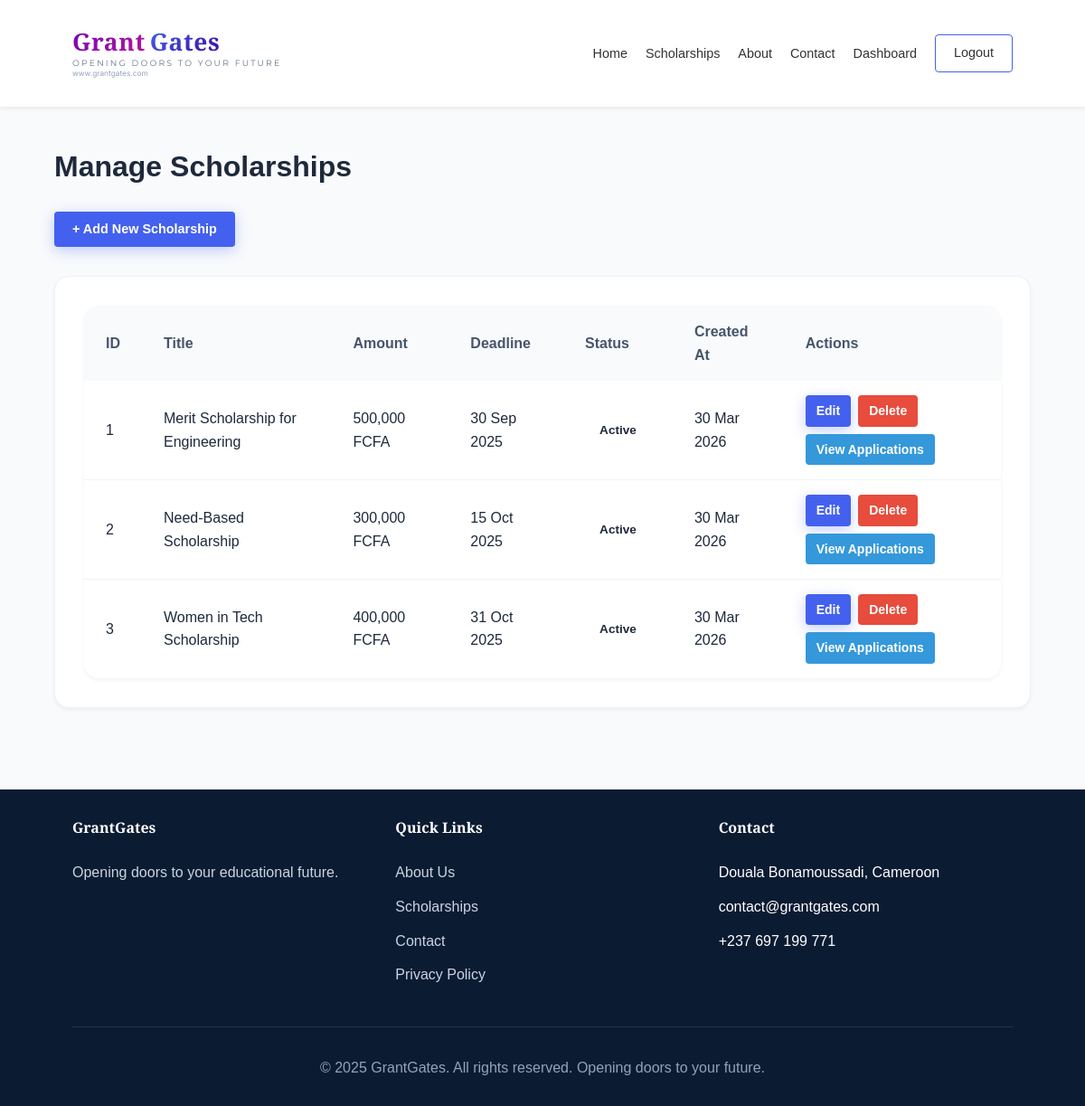
/admin/manage_scholarships.php (signed in), run on the app's committed database.
### tables this page shows
CREATE TABLE scholarships (
    scholarship_id INT(11) PRIMARY KEY AUTO_INCREMENT,
    title VARCHAR(200) NOT NULL,
    description TEXT NOT NULL,
    eligibility TEXT NOT NULL,
    amount DECIMAL(10,2),
    deadline DATE NOT NULL,
    status ENUM('active', 'expired', 'draft') DEFAULT 'active',
    created_by INT(11),
    created_at TIMESTAMP DEFAULT CURRENT_TIMESTAMP,
    updated_at TIMESTAMP DEFAULT CURRENT_TIMESTAMP ON UPDATE CURRENT_TIMESTAMP,
    FOREIGN KEY (created_by) REFERENCES users(user_id) ON DELETE SET NULL
);

### admin/manage_scholarships.php (the view, shortened to what this page needs)
<?php
require_once '../includes/auth.php';
include '../includes/header.php';
$query = "
    SELECT *
    FROM scholarships
    ORDER BY created_at DESC
";
$result = mysqli_query($conn, $query);
?>
    <div class="container" style="padding: 40px 0;">
        <h1 style="margin-bottom: 1.5rem;">Manage Scholarships</h1>
        <div class="action-bar">
            <a href="add_scholarship.php" class="btn btn-primary">+ Add New Scholarship</a>
        </div>
        <?php if (mysqli_num_rows($result) > 0): ?>
            <div class="card">
                <div class="table-container">
                    <table>
                        <thead>
                        <tr>
                            <th>ID</th>
                            <th>Title</th>
                            <th>Amount</th>
                            <th>Deadline</th>
                            <th>Status</th>
                            <th>Created At</th>
                            <th>Actions</th>
                        </tr>
                        </thead>
                        <tbody>
                        <?php while ($scholarship = mysqli_fetch_assoc($result)): ?>
                            <tr>
                                <td><?php echo (int) $scholarship['scholarship_id']; ?></td>
                                <td><?php echo htmlspecialchars($scholarship['title']); ?></td>
                                <td>
                                    <?php
                                    echo $scholarship['amount'] !== null
                                        ? number_format((float) $scholarship['amount'], 0, '.', ',') . ' FCFA'
                                        : 'N/A';
                                    ?>
                                </td>
                                <td>
                                    <?php
                                    echo !empty($scholarship['deadline'])
                                        ? htmlspecialchars(date('d M Y', strtotime($scholarship['deadline'])))
                                        : 'N/A';
                                    ?>
                                </td>
                                <td>
                                    <span class="badge badge-<?php echo htmlspecialchars($scholarship['status']); ?>">
                                        <?php echo htmlspecialchars(ucfirst($scholarship['status'])); ?>
                                    </span>
                                </td>
                                <td>
                                    <?php
                                    echo !empty($scholarship['created_at'])
                                        ? htmlspecialchars(date('d M Y', strtotime($scholarship['created_at'])))
                                        : 'N/A';
                                    ?>
                                </td>
                                <td>
                                    <div style="display: flex; gap: 0.5rem; flex-wrap: wrap;">
                                        <a href="edit_scholarship.php?id=<?php echo (int) $scholarship['scholarship_id']; ?>" class="btn btn-primary btn-sm">
                                            Edit
                                        </a>
                                        <a href="delete_scholarship.php?id=<?php echo (int) $scholarship['scholarship_id']; ?>"
                                           class="btn btn-danger btn-sm"
                                           onclick="return confirm('Are you sure you want to delete this scholarship?');">
                                            Delete
                                        </a>
                                        <a href="view_applications.php?scholarship_id=<?php echo (int) $scholarship['scholarship_id']; ?>"
                                           class="btn btn-info btn-sm">
                                            View Applications
                                        </a>
                                    </div>
                                </td>
                            </tr>
                        <?php endwhile; ?>
                        </tbody>
                    </table>
                </div>
            </div>
        <?php endif; ?>
    </div>
<?php include '../includes/footer.php'; ?>

### assets/css/style.css (style rules this page uses)
:root { --grant-purple: #7209b7; --grant-purple-light: #b5179e; --gates-blue: #4361ee; --gates-blue-dark: #3a0ca3; --accent-gold: #ffbe0b; --accent-pink: #f72585; --dark: #0b1b32; --gray-900: #1e293b; --gray-800: #334155; --gray-700: #475569; --gray-600: #64748b; --gray-500: #94a3b8; --gray-400: #cbd5e1; --gray-300: #e2e8f0; --gray-200: #eef2f6; --gray-100: #f8fafc; --white: #ffffff; --gradient-grant: linear-gradient(135deg, var(--grant-purple), var(--grant-purple-light)); --gradient-gates: linear-gradient(135deg, var(--gates-blue), var(--gates-blue-dark)); --gradient-primary: linear-gradient(135deg, var(--grant-purple), var(--gates-blue)); --gradient-gold: linear-gradient(135deg, var(--accent-gold), #fb5607); --shadow-sm: 0 2px 4px rgba(0,0,0,0.05); --shadow-md: 0 4px 6px -1px rgba(0,0,0,0.1); --shadow-lg: 0 10px 15px -3px rgba(0,0,0,0.1); --shadow-xl: 0 20px 25px -5px rgba(0,0,0,0.1); --shadow-colored: 0 10px 25px -5px rgba(114, 9, 183, 0.2); --radius-sm: 0.25rem; --radius-md: 0.5rem; --radius-lg: 0.75rem; --radius-xl: 1rem; --radius-2xl: 1.5rem; --radius-full: 9999px; --transition: all 0.3s ease; }
* { margin: 0; padding: 0; box-sizing: border-box; }
body { font-family: 'Inter', sans-serif; background: var(--gray-100); color: var(--gray-900); line-height: 1.6; min-height: 100vh; display: flex; flex-direction: column; }
.container { width: 90%; max-width: 1280px; margin: 0 auto; padding: 0 20px; }
.btn { display: inline-block; padding: 0.5rem 1.2rem; border-radius: var(--radius-full); text-decoration: none; font-weight: 600; font-size: 0.9rem; transition: var(--transition); cursor: pointer; border: none; }
.btn-primary { background: var(--gradient-primary); color: var(--white); box-shadow: 0 4px 15px rgba(67, 97, 238, 0.3); }
.card { background: var(--white); border-radius: var(--radius-xl); padding: 2rem; box-shadow: var(--shadow-sm); border: 1px solid var(--gray-200); }
.table-container { background: var(--white); border-radius: var(--radius-xl); overflow: hidden; box-shadow: var(--shadow-sm); }
table { width: 100%; border-collapse: collapse; }
th { background: var(--gray-100); padding: 1rem 1.5rem; text-align: left; font-weight: 600; color: var(--gray-700); }
td { padding: 1rem 1.5rem; border-bottom: 1px solid var(--gray-200); }
tr:last-child td { border-bottom: none; }
.badge { display: inline-block; padding: 0.25rem 1rem; border-radius: var(--radius-full); font-size: 0.85rem; font-weight: 600; }

### includes/header.php (style rules this page uses)
body { font-family: Arial, sans-serif; margin: 0; padding: 0; }
.container { width: 90%; max-width: 1200px; margin: 0 auto; }
.btn { padding: 8px 20px; border-radius: 4px; text-decoration: none; display: inline-block; }
.btn-primary { background: #4361ee; color: white; }

### admin/manage_scholarships.php (style rules this page uses)
.action-bar { margin-bottom: 2rem; }
.btn-info { background-color: #3498db; color: #fff; }
.btn-danger { background-color: #e74c3c; color: #fff; }
.btn-sm { padding: 6px 12px; font-size: 0.875rem; }

### data on the page
scholarships: scholarship_id "1", title "Merit Scholarship for Engineering", amount "500,000", deadline "30 Sep 2025", status "Active", created_at "30 Mar 2026"
scholarships: scholarship_id "2", title "Need-Based Scholarship", amount "300,000", deadline "15 Oct 2025", status "Active", created_at "30 Mar 2026"
scholarships: scholarship_id "3", title "Women in Tech Scholarship", amount "400,000", deadline "31 Oct 2025", status "Active", created_at "30 Mar 2026"
